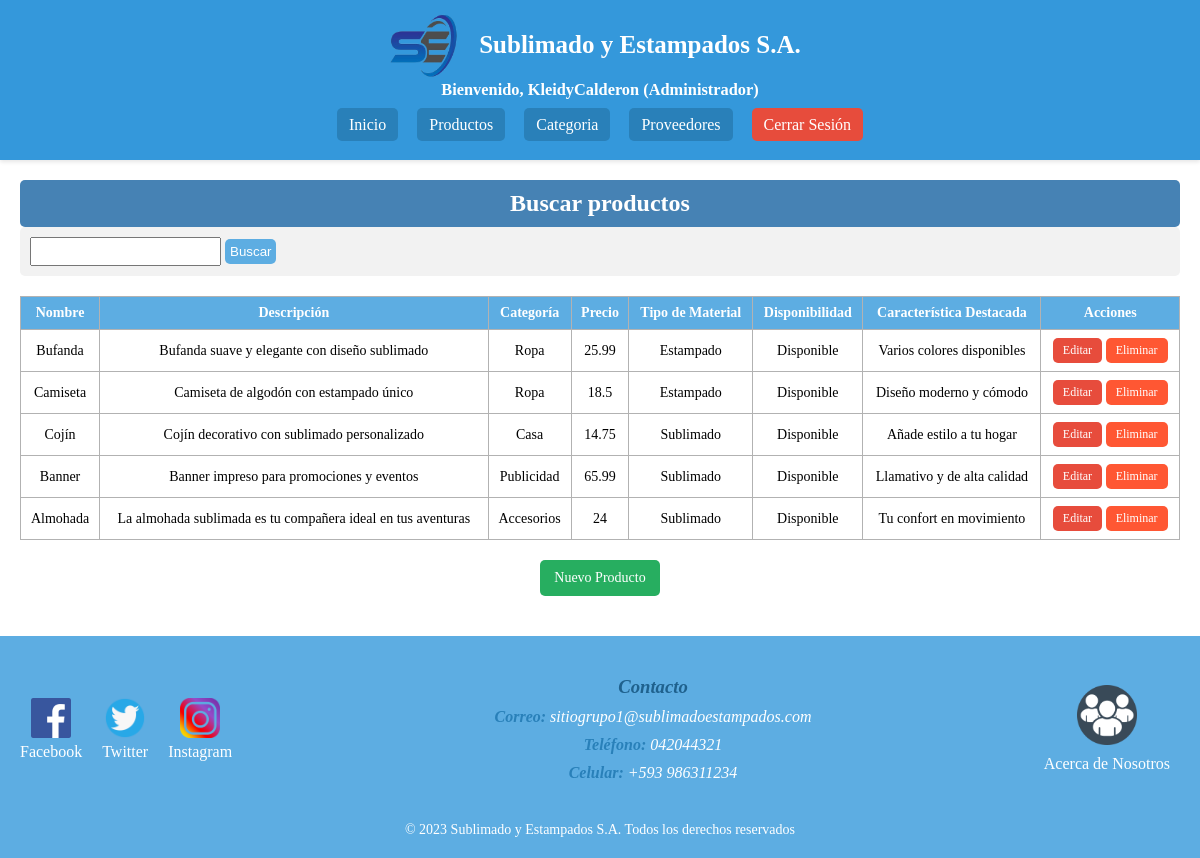
/index.php?c=productos&f=index (signed in), run on the app's committed database.
### tables this page shows
CREATE TABLE `productos` (
  `id_producto` int(11) NOT NULL,
  `nombre` varchar(100) DEFAULT NULL,
  `descripcion` text DEFAULT NULL,
  `precio` double DEFAULT NULL,
  `id_categoria` int(11) DEFAULT NULL,
  `tipo_material` varchar(100) DEFAULT NULL,
  `disponibilidad` int(11) DEFAULT NULL,
  `fecha_actualizacion` datetime DEFAULT NULL,
  `usuario_actualizacion` varchar(100) DEFAULT NULL,
  `caracteristica_destacada` varchar(100) DEFAULT NULL
);

CREATE TABLE `categoria` (
  `cat_id` int(11) NOT NULL,
  `cat_nombre` varchar(30) NOT NULL,
  `cat_descripcion` varchar(100) NOT NULL,
  `cat_estado` int(1) NOT NULL,
  `cat_usuarioActualizacion` varchar(12) NOT NULL,
  `cat_fechaActualizacion` datetime NOT NULL
);

### controller/ProductosController.php (called while the page is built, shortened)
<?php
require_once 'model/dao/ProductosDAO.php';
class ProductosController {
    private $model;
    public function __construct() {
        $this->model = new ProductosDAO();
    }
    public function index() {
        $resultados = $this->model->selectAll("");
        $titulo = "Buscar productos";
        require_once VPRODUCTOS.'list.php';
    }
}
?>

### controller/FrontController.php (called while the page is built, shortened)
<?php
class FrontController {
    public function ruteo() {
        $funcion = (!empty($_REQUEST['f']))?htmlentities($_REQUEST['f']):FUNCION_PRINCIPAL;
        $cont = new  $controlador();
        $cont->$funcion();
    }
}

### Index.php (called while the page is built)
<?php
  require_once 'controller/FrontController.php';
  $frontController = new FrontController();
  $frontController->ruteo();
?>

### config/ConexionBD.php (called while the page is built)
<?php
class Conexion {
    public static function getConexion() {
        $dsn = 'mysql:host=localhost;port=3306;dbname=' . DBNAME;
        $conexion = null;
        try {
            $conexion = new PDO($dsn, DBUSER, DBPASSWORD);
            $conexion->setAttribute(PDO::ATTR_ERRMODE, PDO::ERRMODE_EXCEPTION);
        } catch (Exception $e) {
            echo $e;
            die("Error: " . $e->getMessage());
        }
        return $conexion;
    }
}
?>

### model/dao/ProductosDAO.php (called while the page is built, shortened)
<?php
require_once 'config/ConexionBD.php';
class ProductosDAO {
    private $con;
    public function __construct() {
        $this->con = Conexion::getConexion();
    }
    public function selectAll($parametro) {
       $sql = "SELECT * FROM productos, categoria WHERE id_categoria = cat_id AND
          (nombre LIKE :b1 OR cat_nombre LIKE :b2)";
        $stmt = $this->con->prepare($sql);
        $conlike = '%' . $parametro . '%';
        $data = array('b1' => $conlike, 'b2' => $conlike);
        $stmt->execute($data);
        $resultados = $stmt->fetchAll(PDO::FETCH_ASSOC);
        return $resultados;
    }
}
?>

### view/productos/productos.list.php (the view, shortened to what this page needs)
<?php require_once HEADER; ?>
    <link rel="stylesheet" href="assets/css/EstiloHeader.css">
    <link rel="stylesheet" href="assets/css/EstiloFooter.css">
<div class="contenedorT">
    <h2><?php echo $titulo; ?></h2>
    <form action="index.php?c=productos&f=search" method="POST" style="background-color: #F2F2F2; padding: 10px; border-radius: 5px;">
        <input type="text" name="b" id="b" style="padding: 5px;">
        <input type="submit" value="Buscar" style="padding: 5px; background-color: #5DADE2; color: white; border: none; border-radius: 5px; cursor: pointer;">
    </form>
    <table class="tabla">
        <thead>
            <tr>
             <th>Nombre</th>
             <th>Descripción</th>
             <th>Categoría</th>
             <th>Precio</th>
             <th>Tipo de Material</th>
             <th>Disponibilidad</th>
             <th>Característica Destacada</th>
             <th>Acciones</th>
           </tr>
       </thead>
       <tbody>
            <?php foreach ($resultados as $fila) { ?>
            <tr>
                <td><?php echo $fila['nombre']; ?></td>
                <td><?php echo $fila['descripcion']; ?></td>
                <td><?php echo $fila['cat_nombre']; ?></td>
                <td><?php echo $fila['precio']; ?></td>
                <td><?php echo $fila['tipo_material']; ?></td>
                <td><?php echo ($fila['disponibilidad'] == 1) ? 'Disponible' : 'No disponible'; ?></td>
                <td><?php echo $fila['caracteristica_destacada']; ?></td>
                <td>
                    <a href="index.php?c=productos&f=view_edit&id=<?php echo $fila['id_producto']; ?>" class="btn btn-editar">Editar</a>
                    <a onclick="if(!confirm('¿Está seguro de eliminar el producto?')) return false;" href="index.php?c=productos&f=delete&id=<?php echo $fila['id_producto']; ?>" class="btn btn-eliminar">Eliminar</a>
                </td>
                </tr>
            <?php } ?>
        </tbody>
   </table>
       <a href="index.php?c=productos&f=view_new" class="btn-nuevo">Nuevo Producto</a>
</div>
<?php require_once FOOTER; ?>

### view/templates/header.php (shortened to what this page needs)
<?php
      $user_name = "";
      $user_role = "";
    if (isset($_SESSION['IdU'])) {
         $user_name = $_SESSION['Name'];
         $user_role = $_SESSION['Role'];
    }
?>
<!DOCTYPE html>
<html lang="es">
     <head>
         <link rel="stylesheet" href="assets/css/EstiloHeader.css">
   </head>
   <body>
        <div class="encabezado">
            <div class="logo">
                 <img src="assets/imagenes/logotipo.png" alt="Logo de Estampados y Sublimado">
                 <h1 class="sitio">Sublimado y Estampados S.A.</h1>
           </div>
           <?php if (isset($_SESSION['IdU'])): ?>
            <div class="bienvenida">
                 <h3>Bienvenido, <?php echo $user_name; ?> (<?php echo $user_role; ?>)</h3>
            </div>
            <nav>
                <ul class="nav-list">
                    <li><a href="Index.php">Inicio</a></li>
                    <?php if ($user_role === 'Administrador') {
                       ?>
                       <li><a href="index.php?c=productos&f=index">Productos</a></li>
                       <li><a href="index.php?c=categorias&f=index">Categoria</a></li>
                       <li><a href="index.php?c=proveedores&f=index">Proveedores</a></li>
                       <li><a href="Validar.php?op=cerrar">Cerrar Sesión</a></li>
                    <?php } else if ($user_role === 'Gerente') {
                        ?>
                        <li><a href="index.php?c=productos&f=index">Productos</a></li>
                        <li><a href="index.php?c=categorias&f=index">Categoria</a></li>
                        <li><a href="Validar.php?op=cerrar">Cerrar Sesión</a></li>
                   <?php } else if ($user_role === 'Cliente') {
                        ?>
                        <li><a href="index.php?c=clientes&f=index">Clientes</a></li>
                        <li><a href="index.php?c=pedidos&f=index">Pedidos</a></li>
                        <li><a href="Validar.php?op=cerrar">Cerrar Sesión</a></li>
                   <?php
                    }
                    ?>
                </ul>
            </nav>
           <?php endif; ?>
       </div>
   </body>
</html>

### view/templates/footer.php
<footer class="pie">
    <div class="fila">
        <div class="sociales">
            <a href="#" class="icono">
                <img src="assets/imagenes/Facebook.png" alt="Facebook">
                <span>Facebook</span>
            </a>
            <a href="#" class="icono">
                <img src="assets/imagenes/Twitter.png" alt="Twitter">
                <span>Twitter</span>
            </a>
            <a href="#" class="icono">
                <img src="assets/imagenes/Instagram.png" alt="Instagram">
                <span>Instagram</span>
            </a>
        </div>
        <div class="contacto">
            <address>
                <h3 class="titulo1">Contacto</h3>
                <ul class="lista">
                    <li><span class="subtitulo">Correo:</span> sitiogrupo1@sublimadoestampados.com</li>
                    <li><span class="subtitulo">Teléfono:</span> 042044321</li>
                    <li><span class="subtitulo">Celular:</span> +593 986311234</li>
                </ul>
            </address>
        </div>
        <div class="nosotros">
            <a href="index.php?c=index&f=index&p=nosotros" class="enlace">
                <img src="assets/imagenes/Nosotros.png" alt="Nosotros">
                <span>Acerca de Nosotros</span>
            </a>
        </div>
    </div>
    <div class="texto">
        <p>© <?php echo date('Y'); ?> Sublimado y Estampados S.A. Todos los derechos reservados</p>
    </div>
</footer>

### assets/css/EstiloHeader.css (style rules this page uses)
body, h1, h2, h3, h4, p, ul, li { margin: 0; padding: 0; }
.encabezado { background-color: #3498DB; padding: 10px 20px; color: #fff; display: flex; flex-direction: column; align-items: center; box-shadow: 0px 2px 4px rgba(0, 0, 0, 0.1); }
.logo { display: flex; align-items: center; }
.logo img { width: 70px; height: 70px; margin-right: 10px; }
.sitio { font-size: 25px; margin: 10px ; }
.nav-list { list-style-type: none; margin: 16px; padding: 0; display: flex; align-items: center; justify-content: center; }
.nav-list li { margin-right: 19px; }
.nav-list li:last-child { margin-right: 0; }
.nav-list li a { color: #FFFFFF; text-decoration: none; padding: 8px 12px; border-radius: 5px; background-color: #2980B9; transition: background-color 0.3s ease; }
.nav-list li:last-child a { background-color: #E74C3C; }
.bienvenida { font-size: 14px; }

### assets/css/EstiloFooter.css (style rules this page uses)
.pie { background-color: #5DADE2; padding: 20px 0; text-align: center; color: #FFFFFF; width: 100%; box-sizing: border-box; }
.fila { display: flex; justify-content: space-between; align-items: center; max-width: 100%; margin: 0; padding: 0 20px; }
.sociales { display: flex; align-items: center; margin-right: 20px; }
.icono { margin-right: 20px; text-align: center; display: flex; flex-direction: column; align-items: center; text-decoration: none; transition: color 0.3s ease, background-color 0.3s ease; }
.icono img { width: 40px; height: 40px; margin-bottom: 5px; transition: transform 0.3s ease; }
.icono span { color: #FFFFFF; }
.contacto { text-align: center; padding: 20px; }
.titulo1 { width: 100%; margin: 0; color: #1F618D; }
.lista { list-style: none; padding: 0; margin: 0; text-align: center; }
.subtitulo { color: #3498DB; font-weight: bold; }
.lista li { margin-top: 10px; text-align: center; }
.lista span { color: #2980B9; }
.nosotros { text-align: center; }
.enlace { color: #FFFFFF; text-decoration: none; display: flex; flex-direction: column; align-items: center; transition: color 0.3s ease, background-color 0.3s ease; padding: 5px 10px; border-radius: 5px; }
.enlace img { width: 60px; height: 60px; margin-bottom: 5px; }
.enlace span { margin-top: 5px; }
.texto { margin-top: 20px; font-size: 14px; }

### view/productos/productos.list.php (style rules this page uses)
body { margin: 0; padding: 0; }
.contenedorT { max-width: 1200px; margin: 0 auto; padding: 20px; }
table { width: 100%; border-collapse: collapse; border: 1px solid #b2b2b2; margin-top: 20px; }
th, td { border: 1px solid #b2b2b2; padding: 8px; text-align: center; font-size: 14px; }
th { background-color: #5DADE2; color: white; }
td a { display: inline-block; padding: 5px 10px; border-radius: 5px; background-color: #5DADE2; color: white; text-decoration: none; font-size: 12px; }
.btn-nuevo { display: block; margin: 20px auto; padding: 10px 10px; border-radius: 5px; background-color: #27AE60; color: white; text-decoration: none; font-size: 14px; text-align: center; max-width: 100px; }
.contenedorT h2 { text-align: center; background-color: #4682B4; color: white; padding: 10px; border-radius: 5px; }
.btn-editar { background-color: #E74C3C; }
.btn-eliminar { background-color: #FF5733; }

### data on the page
productos: nombre "Bufanda", descripcion "Bufanda suave y elegante con diseño sublimado", id_categoria.cat_nombre "Ropa", precio "25.99", tipo_material "Estampado", disponibilidad "Disponible", caracteristica_destacada "Varios colores disponibles"
productos: nombre "Camiseta", descripcion "Camiseta de algodón con estampado único", id_categoria.cat_nombre "Ropa", precio "18.5", tipo_material "Estampado", disponibilidad "Disponible", caracteristica_destacada "Diseño moderno y cómodo"
productos: nombre "Cojín", descripcion "Cojín decorativo con sublimado personalizado", id_categoria.cat_nombre "Casa", precio "14.75", tipo_material "Sublimado", disponibilidad "Disponible", caracteristica_destacada "Añade estilo a tu hogar"
productos: nombre "Banner", descripcion "Banner impreso para promociones y eventos", id_categoria.cat_nombre "Publicidad", precio "65.99", tipo_material "Sublimado", disponibilidad "Disponible", caracteristica_destacada "Llamativo y de alta calidad"
productos: nombre "Almohada", descripcion "La almohada sublimada es tu compañera ideal en tus aventuras", id_categoria.cat_nombre "Accesorios", precio "24", tipo_material "Sublimado", disponibilidad "Disponible", caracteristica_destacada "Tu confort en movimiento"

### other printed values
$user_name "KleidyCalderon"
$user_role "Administrador"
$titulo "Buscar productos"
